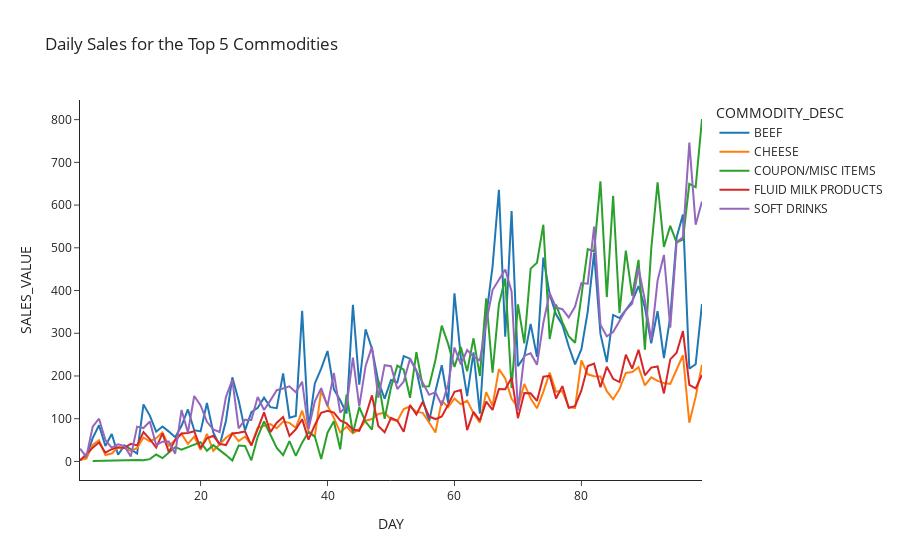

The notebook cell this image was saved under:
### Markdown cell above
### Chart 3: Line Charts, Daily Sales for the Top 5 Commodities

### Code cell
# Prepare dataset
daily_sales_top5 = daily_sales[daily_sales['COMMODITY_DESC'] \
                               .isin(['SOFT DRINKS', 'BEEF', 'COUPON/MISC ITEMS', 'FLUID MILK PRODUCTS', 'CHEESE'])] \
                                [['COMMODITY_DESC', 'SALES_VALUE', 'DAY']] \
                               .groupby(['COMMODITY_DESC','DAY']).sum().reset_index()

fig = px.line(daily_sales_top5, 
              x = daily_sales_top5.DAY, 
              y = daily_sales_top5.SALES_VALUE,
             color = daily_sales_top5.COMMODITY_DESC,
             title = 'Daily Sales for the Top 5 Commodities',
             template = 'simple_white')

fig.show()
